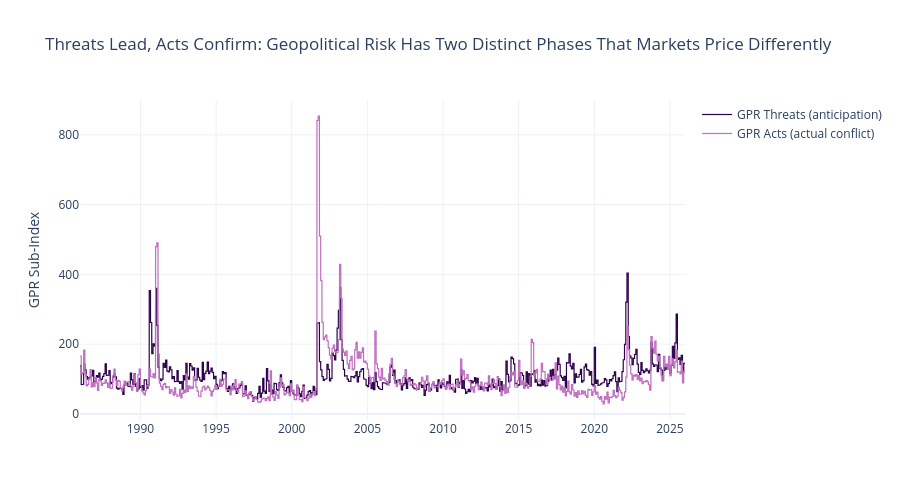

Notebook code cell kept with this figure:
### Markdown cell above
- 1991 - Gulf War (Iraq invading Qwait)
- 2001 - 9/11
- 2003 - Iraq War (US Invasion)
- Dec 2021 - Omicron variant initially triggered an oil sell-off on lockdown fears, but the dominant driver was Russia's troop buildup on the Ukrainian border, with GPR rising through late 2021 as markets began pricing in a potential major European conflict.

### Code cell
fig = go.Figure()

fig.add_trace(go.Scatter(
    x=df['observation_date'],
    y=df['gpr_threats'],
    name='GPR Threats (anticipation)',
    line=dict(color='#2d004b', width=1.2)
))

fig.add_trace(go.Scatter(
    x=df['observation_date'],
    y=df['gpr_acts'],
    name='GPR Acts (actual conflict)',
    line=dict(color='#c06ec0', width=1.2)
))

fig.update_layout(
    title='Threats Lead, Acts Confirm: Geopolitical Risk Has Two Distinct Phases That Markets Price Differently',
    yaxis_title='GPR Sub-Index',
    xaxis_title='',
    template='plotly_white',
    height=500
)

fig.show()
fig.write_image("../images/04_gpr_threats_vs_acts.png")

### Figure 1 — Plotly figure (JSON) as saved in the notebook; plotly's stock layout.template omitted (floating-point values rounded to 4 significant figures; data arrays with more than 128 entries replaced by an {"elided": "..."} marker saying what was removed)
{"data": [{"line": {"color": "#2d004b", "width": 1.2}, "name": "GPR Threats (anticipation)", "type": "scatter", "x": {"elided": "14609 str values"}, "y": {"elided": "14609 float values"}}, {"line": {"color": "#c06ec0", "width": 1.2}, "name": "GPR Acts (actual conflict)", "type": "scatter", "x": {"elided": "14609 str values"}, "y": {"elided": "14609 float values"}}], "layout": {"height": 500, "title": {"text": "Threats Lead, Acts Confirm: Geopolitical Risk Has Two Distinct Phases That Markets Price Differently"}, "xaxis": {"title": {"text": ""}}, "yaxis": {"title": {"text": "GPR Sub-Index"}}}}
